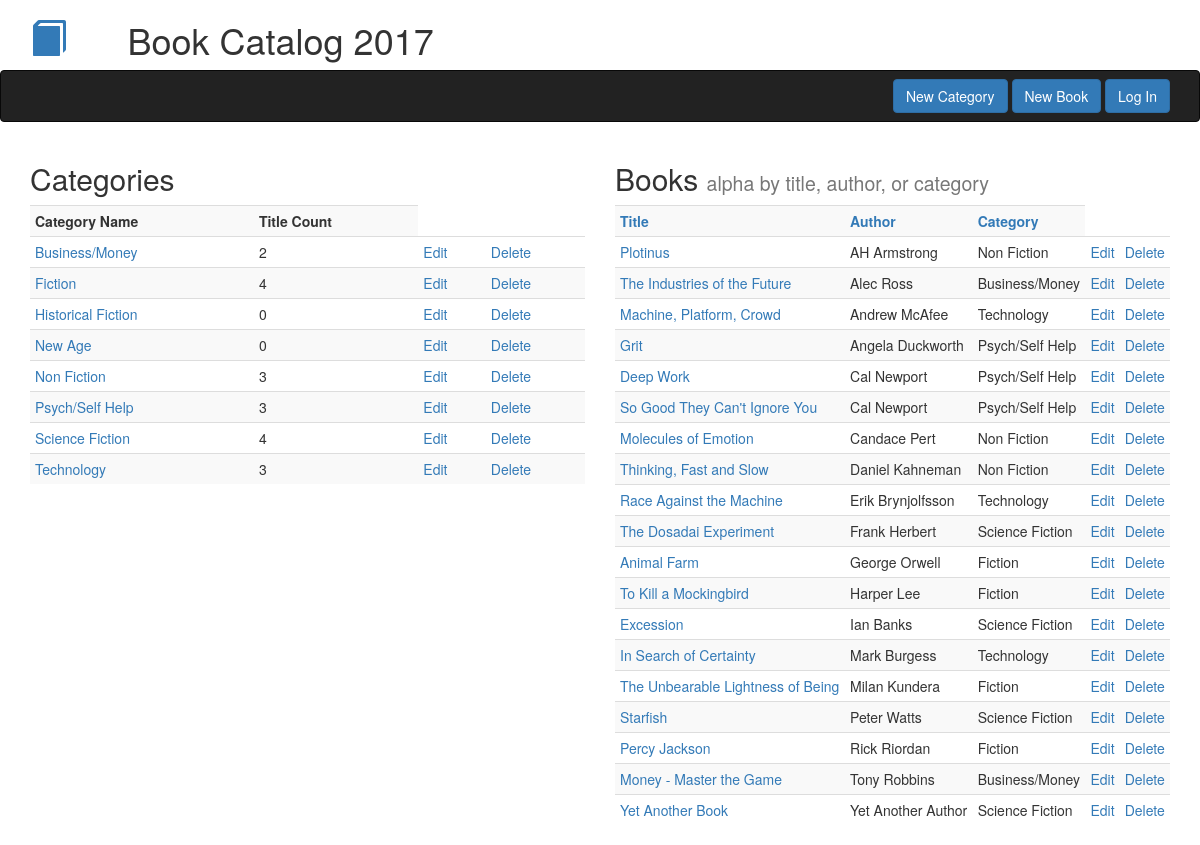
Page /author-sorted on the committed database.
### db_setup.py (models this page shows, shortened)
class Category(Base):
    __tablename__ = 'category'
    name = Column(String(80), nullable = False)
    id = Column(Integer, primary_key = True)

class Book(Base):
    __tablename__ = 'book'
    title = Column(String(80), nullable = False)
    id = Column(Integer, primary_key = True)
    subtitle = Column(String(250))
    author = Column(String(250), nullable = False)
    author2 = Column(String(250))
    description = Column(String(250))
    category_id = Column(Integer, ForeignKey('category.id'))
    category = relationship(Category)

### catalog.py (the view)
@app.route('/author-sorted')
def indexAuthorSorted():
    books = session.query(Book).order_by(Book.author)
    category_counts = (
        session.query(Category.name, Category.id, func.count(Book.title).label("count"))
        .outerjoin(Book, Category.id == Book.category_id)
        .group_by(Category.id)
        .order_by(Category.name)
        )
    return render_template('index.html',books = books, category_counts = category_counts)

### templates/index.html (shortened to what this page needs)
{% extends 'bootstrap/base.html' %}
{% block navbar %}{% include 'header_nav.html' %}{% endblock %}
{% block content %}
<div class='container'>
    <div class='row'>
        <div class='col-md-6'>
            <h2>Categories</h2>
            <table class='table table-striped table-condensed'>
            <th>Category Name</th><th>Title Count</th>
            {% for category in category_counts %}
                <tr><td><a href="{{ url_for('listBooksByCategory', category_id = category.id) }}">{{ category.name }}</a></td><td>{{ category.count }}<td><a href="{{ url_for('editCategory', category_id = category.id) }}"> Edit</a></td><td><a href="{{ url_for('deleteCategory', category_id = category.id) }}"> Delete</a></td></tr>
            {% endfor %}
            </table>
        </div>
        <div class='col-md-6'>
            <h2>Books <small>alpha by title, author, or category</small></h2>
            <table class='table table-striped table-condensed'>
            <th><a href="{{ url_for('indexPage') }}">Title</a></th><th><a href="{{ url_for('indexAuthorSorted') }}">Author</a></th><th><a href="{{ url_for('indexCategorySorted') }}">Category</a></th>
            {% for book in books %}
                <tr><td><a href="{{ url_for('singleBook', book_id = book.id) }}">{{ book.title }}</a></td><td>{{ book.author }}</td>
                {% for category in category_counts %}
                    {%  if category.id == book.category_id %}
                        <td>{{ category.name }}</td>
                    {% endif %}
                {% endfor %}
                <td><a href="{{ url_for('editBook', book_id = book.id) }}">Edit</a></td><td><a href="{{ url_for('deleteBook', book_id = book.id) }}">Delete</a></td></tr>
            {% endfor %}
            </table>
        </div>
    </div>
</div>
{% endblock %}

### rows in the picture
Category: name "Business/Money", count "2"
Category: name "Fiction", count "4"
Category: name "Historical Fiction", count "0"
Category: name "New Age", count "0"
Category: name "Non Fiction", count "3"
Category: name "Psych/Self Help", count "3"
Category: name "Science Fiction", count "4"
Category: name "Technology", count "3"
Book: title "Plotinus", author "AH Armstrong"
Book: title "The Industries of the Future", author "Alec Ross"
Book: title "Machine, Platform, Crowd", author "Andrew McAfee"
Book: title "Grit", author "Angela Duckworth"
Book: title "Deep Work", author "Cal Newport"
Book: title "So Good They Can't Ignore You", author "Cal Newport"
Book: title "Molecules of Emotion", author "Candace Pert"
Book: title "Thinking, Fast and Slow", author "Daniel Kahneman"
Book: title "Race Against the Machine", author "Erik Brynjolfsson"
Book: title "The Dosadai Experiment", author "Frank Herbert"
Book: title "Animal Farm", author "George Orwell"
Book: title "To Kill a Mockingbird", author "Harper Lee"
Book: title "Excession", author "Ian Banks"
Book: title "In Search of Certainty", author "Mark Burgess"
Book: title "The Unbearable Lightness of Being", author "Milan Kundera"
Book: title "Starfish", author "Peter Watts"
Book: title "Percy Jackson", author "Rick Riordan"
Book: title "Money - Master the Game", author "Tony Robbins"
Book: title "Yet Another Book", author "Yet Another Author"
